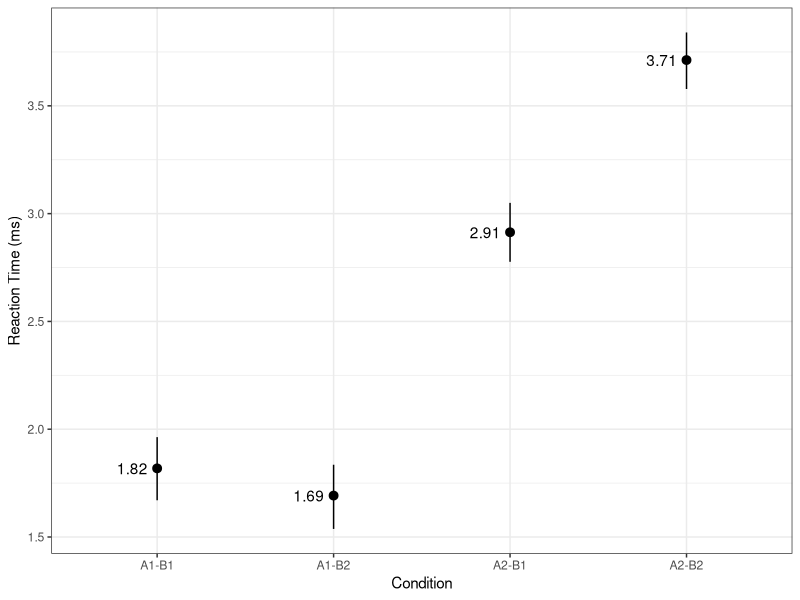
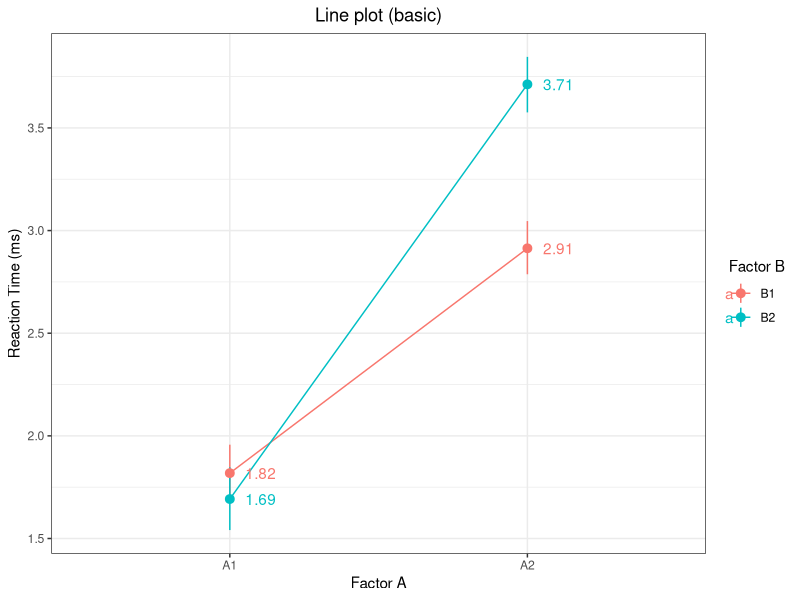
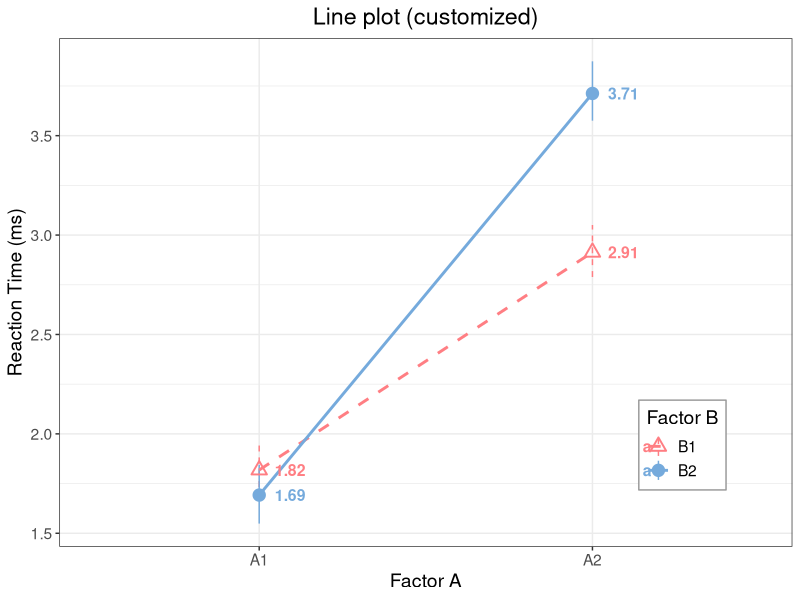
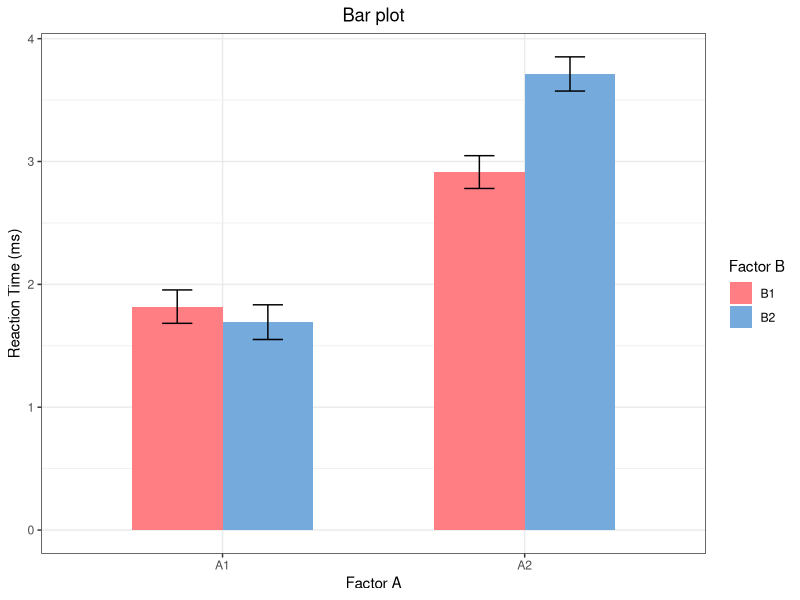
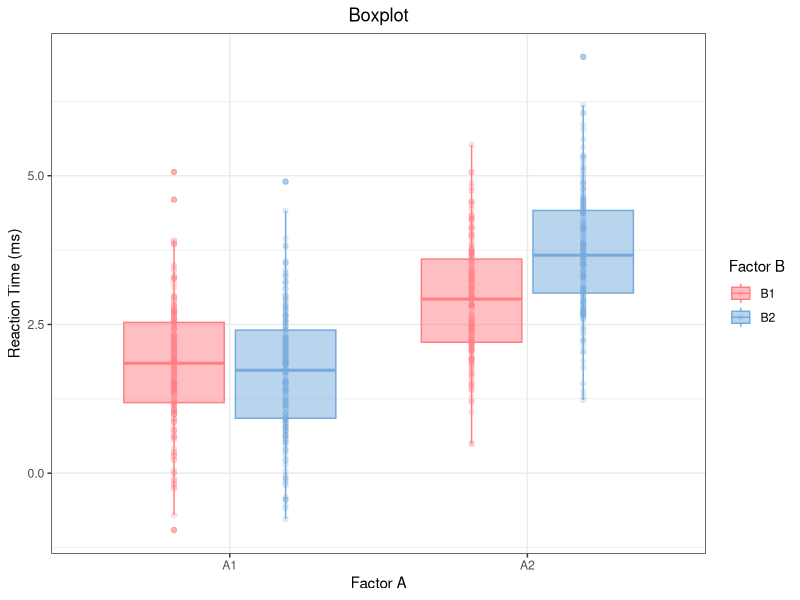
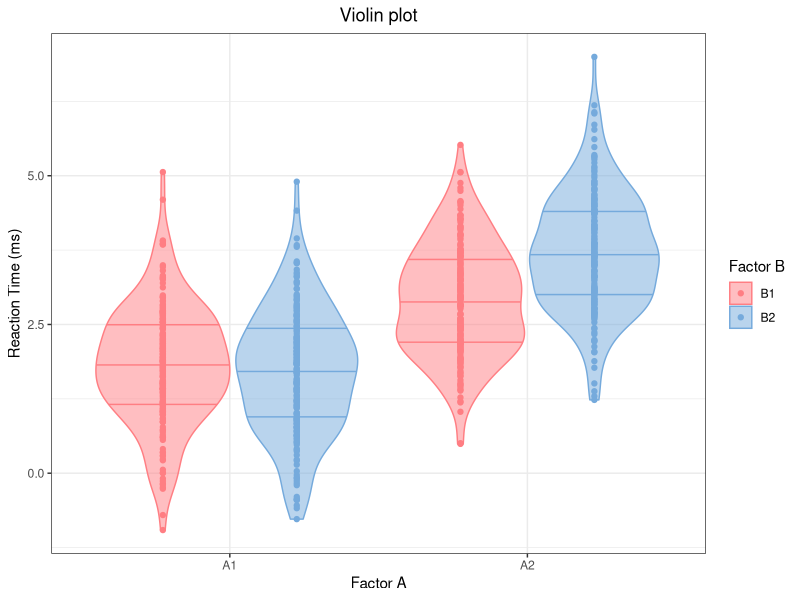

Reproduce these figures in R, in order. (Note: this script raises an error after producing the figures.)
## ---- chunk 1
knitr::opts_chunk$set(echo = TRUE)
knitr::opts_chunk$set(message = FALSE)
knitr::opts_chunk$set(warning = FALSE)
## ---- chunk 2
rm(list = ls())

library(dplyr)
library(gamm4)
library(ggplot2)
library(gridExtra)
library(lme4)
library(purrr)
library(readr)
library(stringr)
library(tidyr)

## Helper functions ##
rotn <- function(x,n){rep(x,2)[n:(n+length(x)-1)]}

set.seed(312)
## ---- chunk 3
subj_list <- paste0("sub", seq(101,132))
item_list <- paste0("item", seq(1,24))

n_cond <- 4
latin_square_cond <- data.frame(sapply(seq(1:n_cond), rotn, x = 1:n_cond))
# latin square design matrix -> (+ items) -> versions -> (+ subjs) -> experiment 
df_exp <- latin_square_cond %>% 
  dplyr::slice(rep(1:n(), length(item_list) / n_cond)) %>%
  dplyr::mutate(item = item_list) %>%
  tidyr::gather(key = "version", value = "condition", -item) %>%
  dplyr::slice(rep(1:n(), length(subj_list) / n_cond)) %>%
  dplyr::mutate(subj = rep(subj_list, each = length(item_list)))

# # ... within-subj design
# df_exp <- tidyr::crossing(subj_list, item_list)

df_label <- data.frame(list(condition = 1:4,
                           cond = c("A1-B1", "A1-B2", "A2-B1", "A2-B2"),
                           factor_A = c("A1","A1","A2","A2"),
                           factor_B = c("B1","B2","B1","B2")
))

## ---- chunk 4
df_g <- df_exp %>% 
  group_by(condition) %>%
  dplyr::mutate(RT = rnorm(n(), mean = rnorm(1, mean = condition, sd = 1), sd = 1),
                td = rnorm(n(), mean = mean(RT)),
                acc = 1*(runif(n()) > 0.5)
  ) %>%
  inner_join(df_label)
## ---- chunk 5
ggplot(df_g, aes(x = cond, y = RT)) +
  stat_summary(fun.data = "mean_cl_boot") +
  stat_summary(fun = "mean", geom = "text", 
               aes(label = round(..y.., 2)),
               hjust = 1.3) +
  xlab("Condition") +
  ylab("Reaction Time (ms)") +
  theme_bw()
## ---- chunk 6
ggplot(df_g, aes(x = factor_A, y = RT, group = factor_B, color = factor_B)) +
  stat_summary(fun.data = "mean_cl_boot") +
  stat_summary(fun = "mean", geom = "line") +
  stat_summary(fun = "mean", geom = "text", aes(label = round(..y.., 2)),
               hjust = -0.5) +
  xlab("Factor A") +
  ylab("Reaction Time (ms)") +
  ggtitle("Line plot (basic)") +
  scale_color_discrete(name = "Factor B") +
  theme_bw() +
  theme(plot.title = element_text(hjust = 0.5))
## ---- chunk 7
ggplot(df_g, aes(x = factor_A, y = RT, group = factor_B, 
                 color = factor_B, shape = factor_B, linetype = factor_B)) +
  stat_summary(fun.data = "mean_cl_boot", size = 0.8) +
  stat_summary(fun = "mean", geom = "line", size = 1) +
  stat_summary(fun = "mean", geom = "text", aes(label = round(..y.., 2)),
               hjust = -0.5, size = 4, fontface = "bold") +
  xlab("Factor A") +
  ylab("Reaction Time (ms)") +
  ggtitle("Line plot (customized)") +
  scale_color_manual(name = "Factor B", values = c("#FF7E83", "#75AADC")) +
  scale_shape_manual(name = "Factor B", values = c(2, 19)) +
  scale_linetype_manual(name = "Factor B", values = c("dashed", "solid")) +
  theme_bw() +
  theme(text = element_text(size = 14),
        plot.title = element_text(hjust = 0.5),
        legend.position = c(0.85, 0.2),
        legend.background = element_rect(colour = "grey60", 
                                         fill = "white", linetype = "solid"))
## ---- chunk 8
ggplot(df_g, aes(x = factor_A, y = RT, group = cond, fill = factor_B)) +
  stat_summary(fun = "mean", geom = "bar",
               width = 0.6,
               position = position_dodge(width = 0.6)) +
  stat_summary(fun.data = "mean_cl_boot", 
               position = position_dodge(width = 0.6),
               geom = "errorbar",
               width = 0.2) +
  xlab("Factor A") +
  ylab("Reaction Time (ms)") +
  ggtitle("Bar plot") +
  scale_fill_manual(name = "Factor B", 
                    values = c( "#FF7E83", "#75AADC")) +
  theme_bw() +
  theme(plot.title = element_text(hjust = 0.5))
## ---- chunk 9
ggplot(df_g, aes(x = factor_A, y = RT, group = cond, 
                 color = factor_B, fill = factor_B)) +
  geom_boxplot(alpha = 0.5) +
  geom_point(position = position_dodge(width = 0.75), alpha = 0.2) +
  xlab("Factor A") +
  ylab("Reaction Time (ms)") +
  ggtitle("Boxplot") +
  scale_color_manual(name = "Factor B", 
                     values = c("#FF7E83", "#75AADC")) +
  scale_fill_manual(name = "Factor B", 
                    values = c("#FF7E83", "#75AADC")) +
  theme_bw() +
  theme(plot.title = element_text(hjust = 0.5))
## ---- chunk 10
ggplot(df_g, aes(x = factor_A, y = RT, group = cond, 
                 color = factor_B, fill = factor_B)) +
  geom_violin(alpha = 0.5, draw_quantiles = c(0.25, 0.5, 0.75)) +
  geom_point(position = position_dodge(width = 0.9)) +
  xlab("Factor A") +
  ylab("Reaction Time (ms)") +
  ggtitle("Violin plot") +
  scale_color_manual(name = "Factor B", 
                     values = c( "#FF7E83", "#75AADC")) +
  scale_fill_manual(name = "Factor B", 
                    values = c( "#FF7E83", "#75AADC")) +
  theme_bw() +
  theme(plot.title = element_text(hjust = 0.5))
## ---- chunk 11
# fit lmm
contrasts(df_g$factor_A) <- contr.sum(2)
contrasts(df_g$factor_B) <- contr.sum(2)
m <- summary(lme4::lmer(data = df_g, 
                        RT ~ factor_A * factor_B + (1|subj) + (1|item),
                        REML = FALSE))
m$coefficients %>%
  data.frame() %>%
  tibble::rownames_to_column() %>%
  ggplot(aes(x = rowname, y = Estimate)) +
  geom_pointrange(aes(ymin = Estimate - 1.96*Std..Error, 
                      ymax = Estimate + 1.96*Std..Error),
                  fatten = 0.5) +
  geom_hline(yintercept = 0, linetype = "dashed") +
  coord_flip() +
  theme_bw()
## ---- chunk 12
cc <- cor(df_g$td, df_g$RT)
ggplot(df_g, aes(x = td, y = RT)) +
  geom_point(alpha = 0.5) +
  geom_abline(size = 1) +
  geom_text(x = 0.9*max(df_g$td), y = mean(df_g$RT), 
            label = paste0("r = ", sprintf("%0.2f", round(cc, digits = 2))), 
            fontface = "italic", color = "red") +
  xlab("Whatever X") +
  ylab("Reaction Time (ms)") +
  ggtitle("Correlation/Regression") +
  theme_bw() +
  theme(plot.title = element_text(hjust = 0.5))
## ---- chunk 13
df_g %>%
  split(.$item) %>%
  purrr::map(~ lm(RT ~ factor_A * factor_B, data = .)) %>%
  purrr::map(summary) %>%
  purrr::map(coef) %>%
  purrr::map(data.frame) %>%
  purrr::map(~ tibble::rownames_to_column(., var = "X")) %>%
  dplyr::bind_rows(.id = "item") %>%
  dplyr::filter(X != "(Intercept)") %>%
  dplyr::mutate(item_id = as.integer(stringr::str_extract(item, "\\d+"))) %>%
  ggplot(aes(x = item_id, y = Estimate)) +
  geom_pointrange(aes(ymin = Estimate - 1.96*Std..Error, 
                      ymax = Estimate + 1.96*Std..Error),
                  fatten = 0.5) +
  geom_hline(yintercept = 0, linetype = "dashed") +
  facet_wrap(~ X)
## ---- chunk 14
## add time windows ##
n_bin = 10
n_region = 3

da <- df_exp %>%
  dplyr::slice(rep(1:n(), n_bin)) %>%
  dplyr::mutate(bin_index = rep(1:n_bin, each = nrow(df_exp)))

da <- da %>%
  dplyr::mutate(`AVERAGE_IA_1_SAMPLE_COUNT_%` = runif(nrow(da), 0, 1),
                `AVERAGE_IA_2_SAMPLE_COUNT_%` = runif(nrow(da), 0, 1-`AVERAGE_IA_1_SAMPLE_COUNT_%`),
                `AVERAGE_IA_3_SAMPLE_COUNT_%` = 1 - `AVERAGE_IA_1_SAMPLE_COUNT_%` - `AVERAGE_IA_2_SAMPLE_COUNT_%`
  )

da_plot <- da %>%
  tidyr::gather(key = "IA", value = "pct", 
                `AVERAGE_IA_1_SAMPLE_COUNT_%`,
                `AVERAGE_IA_2_SAMPLE_COUNT_%`,
                `AVERAGE_IA_3_SAMPLE_COUNT_%`
  ) %>%
  dplyr::mutate(IA_ID = str_extract(IA, "\\d")) %>%
  dplyr::select(-IA)

## add label df ##
df_label_1 = data.frame(list(IA_ID = c("1", "2", "3"),
                             region = c("target", 
                                        "competitor",
                                        "distractor")
))

da_plot <- da_plot %>%
  inner_join(df_label_1) %>%
  inner_join(df_label)

da_plot <- da_plot %>%
  mutate(region = factor(region, 
                         levels = c("target", "competitor", "distractor")))

len_bin = 20
## ---- chunk 15
ggplot(da_plot %>% dplyr::filter(cond == "A2-B2"),
       aes(x = bin_index * len_bin, 
           y = pct, 
           fill = region, color = region,
           linetype = region, shape = region
       )) +
  stat_summary(fun.data = "mean_cl_boot", geom = "ribbon", 
               alpha = 0.3, colour = NA) +
  stat_summary(fun = "mean", geom = "line") +
  stat_summary(fun = "mean", geom = "point") +
  xlab("Time (ms)") +
  ylab("Total Proportion of Fixations") +
  ggtitle("A2-B2") +
  scale_x_continuous(breaks = seq(0, n_bin*len_bin, len_bin)) +
  theme_bw() +
  theme(plot.title = element_text(hjust = 0.5))
## ---- chunk 16
ggplot(da_plot,
       aes(x = bin_index * len_bin, 
           y = pct, 
           fill = region, color = region,
           linetype = region, shape = region
       )) +
  stat_summary(fun.data = "mean_cl_boot", geom = 'ribbon', 
               alpha = 0.3, colour = NA) +
  stat_summary(fun = "mean", geom = "line") +
  stat_summary(fun = "mean", geom = "point") +
  xlab("Time (ms)") +
  ylab("Total Proportion of Fixations") +
  ggtitle("Title: visual world paradigm") +
  scale_x_continuous(breaks = seq(0, n_bin*len_bin, len_bin)) +
  facet_grid(factor_A ~ factor_B) +
  theme_bw() +
  theme(plot.title = element_text(hjust = 0.5))
## ---- chunk 17
gam_ggplot <- function(gam0, sel, isprob = 1){
  gam.model <- plot.gam(gam0, select = 1)
  gam.data = data.frame(x = sapply(gam.model[sel], "[[", "x"),
                        fit_raw = sapply(gam.model[sel], "[[", "fit"),
                        se = sapply(gam.model[sel], "[[", "se"))
  
  intercept = gam0$coefficients[1]
  gam.data <- gam.data %>%
    mutate(fit_raw = fit_raw + intercept,
           raw_lo = fit_raw - se,
           raw_hi = fit_raw + se,
           fit_prop = exp(fit_raw)/(1 + exp(fit_raw)),
           prop_lo = exp(raw_lo)/(1 + exp(raw_lo)),
           prop_hi = exp(raw_hi)/(1 + exp(raw_hi))
    )
  
  if (isprob == 1){
    p <- ggplot(gam.data, aes(x = x, y = fit_prop,
                              color = "black", fill = "black")) +
      geom_line(size = 1)+
      geom_ribbon(aes(ymin = prop_lo, ymax = prop_hi), alpha = 0.3, color = NA)
  } else {
    p <- ggplot(gam.data, aes(x = x, y = fit_raw,
                              color = "black", fill = "black")) +
      geom_line(size = 1)+
      geom_ribbon(aes(ymin = raw_lo, ymax = raw_hi), alpha = 0.3, color = NA)
  }
  
  return(p)
}

plist <- df_g %>%
  dplyr::filter(item %in% c("item1","item2","item3")) %>%
  split(.$item) %>%
  purrr::map(~ bam(acc ~ s(RT), data = ., family = "binomial")) %>%
  purrr::map(gam_ggplot) %>%
  purrr::map(~ . + xlab("XXX") + ylab("YYY") +
               scale_color_manual(values = "#75AADC") +
               scale_fill_manual(values = "#75AADC") +
               theme_bw() + theme(legend.position = "none"))
## ---- chunk 18
plist <- purrr::map2(plist, names(plist), ~(.x + ggtitle(.y)))
do.call("grid.arrange", c(plist, ncol = 2))
## ---- chunk 19
pct_scale = 8

n_fun <- function(x){
  return(data.frame(y = mean(x),
                    label = sprintf("%0.2f", round(mean(x), digits = 2))))
}
n_fun_pct <- function(x){
  return(data.frame(y = pct_scale*mean(x),
                    label = sprintf("%0.2f", round(mean(x), digits = 2))))
}

ggplot() +
  stat_summary(fun.data = "mean_cl_boot",
               mapping = aes(x = df_g$cond, y = pct_scale * df_g$acc),
               color = "blue") +
  stat_summary(fun.data = n_fun_pct,
               mapping = aes(x = df_g$cond, y = df_g$acc),
               geom = "text",
               color = "blue",
               position = position_dodge(width = 0.5), hjust = 1.2) +
  stat_summary(fun.data = "mean_cl_boot",
               mapping = aes(x = df_g$cond, y = df_g$RT),
               color = "red") +
  stat_summary(fun.data = n_fun,
               mapping = aes(x = df_g$cond, y = df_g$RT),
               geom = "text",
               color = "red",
               position = position_dodge(width = 0.5), hjust = 1.2) +
  scale_y_continuous(name = "Reaction Time (ms)",
                     sec.axis = sec_axis(~./pct_scale, name = "Accuracy")) +
  xlab("Condition") +
  scale_x_discrete(labels=c("A1-B1" = "a",
                            "A1-B2" = "b",
                            "A2-B1" = "c",
                            "A2-B2" = "d"
  )) +
  ggtitle("Speed vs. accuracy") +
  theme_bw() +
  theme(
    axis.title.y = element_text(color = "red"),
    axis.text.y = element_text(color = "red"),
    axis.title.y.right = element_text(color = "blue"),
    axis.text.y.right = element_text(color = "blue"),
    plot.title = element_text(hjust = 0.5)
  )
## ---- chunk 20
ggplot(data=data.frame(x = 0, y = 0)) +
  geom_point(aes(x = x, y = y)) +
  xlab(expression(paste(Sigma, sigma, R^{2*c}, L[1~d]))) +
  ylab("纵坐标") +
  theme(axis.title.y = element_text(family="STFangsong"))
